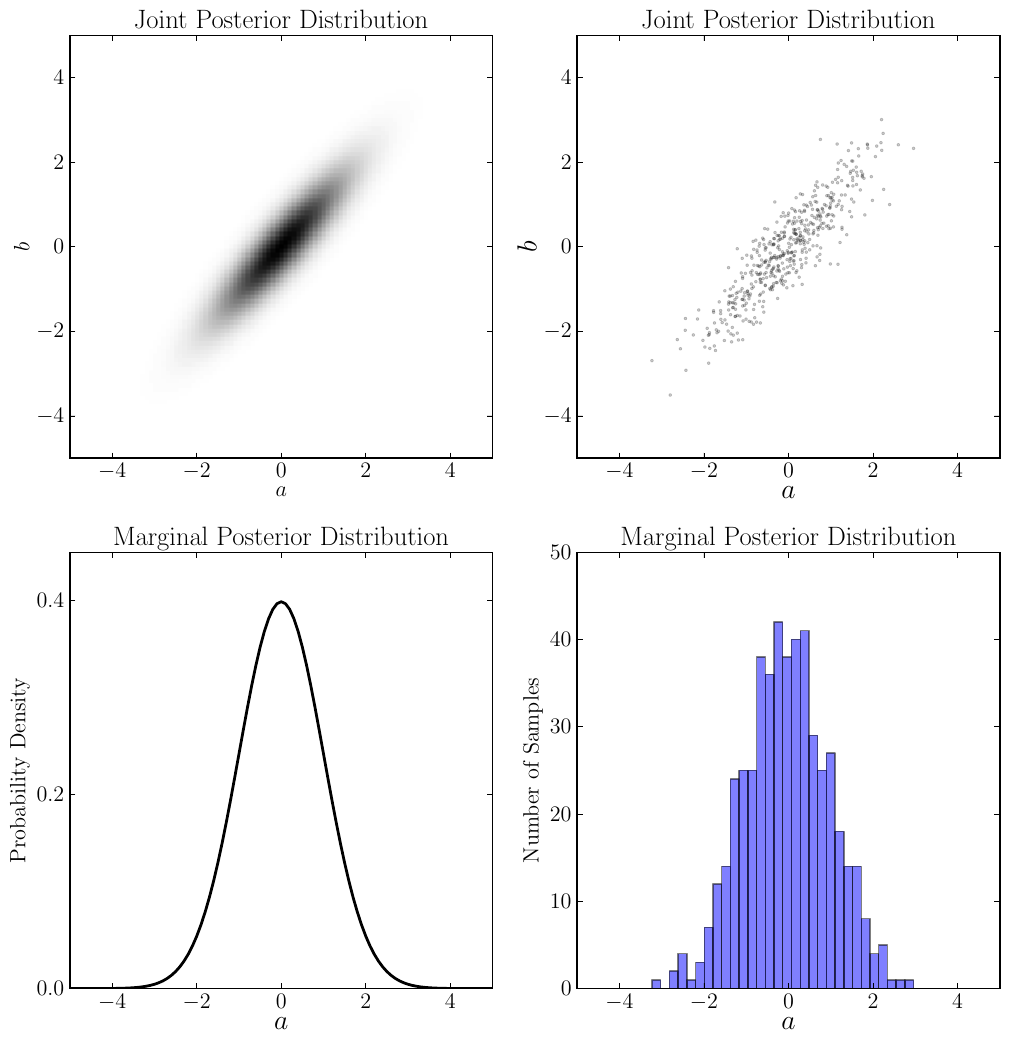

Python code for this plot:
import numpy as np
import numpy.random as rng
import matplotlib.pyplot as plt

plt.rc("font", size=16, family="serif", serif="Computer Sans")
plt.rc("text", usetex=True)

rng.seed(123)

[x, y] = np.meshgrid(np.linspace(-5., 5., 101), np.linspace(-5., 5., 101))
y = y[::-1, :]

plt.figure(figsize=(12, 12))

plt.subplot(2,2,1)
plt.imshow(-np.exp(-0.5*x**2 - 0.5*(y - x)**2/0.5**2), interpolation='nearest',
			cmap='gray', extent=[-5, 5, -5, 5])
plt.title('Joint Posterior Distribution')
plt.xlabel('$a$')
plt.ylabel('$b$')

plt.subplot(2,2,2, aspect='equal')
xx = rng.randn(500)
yy = xx + 0.5*rng.randn(500)
plt.plot(xx, yy, 'ko', markersize=2, alpha=0.2)
plt.title('Joint Posterior Distribution')
plt.gca().set_xticks([-4, -2, 0, 2, 4])
plt.gca().set_yticks([-4, -2, 0, 2, 4])
plt.xlim([-5, 5])
plt.ylim([-5, 5])
plt.xlabel('$a$', fontsize=20)
plt.ylabel('$b$', fontsize=20)

plt.subplot(2,2,3)
x = x[0, :]
plt.plot(x, np.exp(-0.5*x**2)/np.sqrt(2*np.pi), 'k', linewidth=2)
plt.xlim([-5, 5])
plt.ylim([0, 0.45])
plt.xlabel('$a$', fontsize=20)
plt.ylabel('Probability Density')
plt.gca().set_yticks([0, 0.2, 0.4])
plt.title('Marginal Posterior Distribution')

plt.subplot(2,2,4)
plt.hist(xx, 30, alpha=0.5)
plt.xlim([-5, 5])
plt.title('Marginal Posterior Distribution')
plt.xlabel('$a$', fontsize=20)
plt.ylabel('Number of Samples')
plt.gca().set_yticks([0, 10, 20, 30, 40, 50])
plt.savefig('marginalisation.pdf', bbox_inches='tight')
plt.show()

